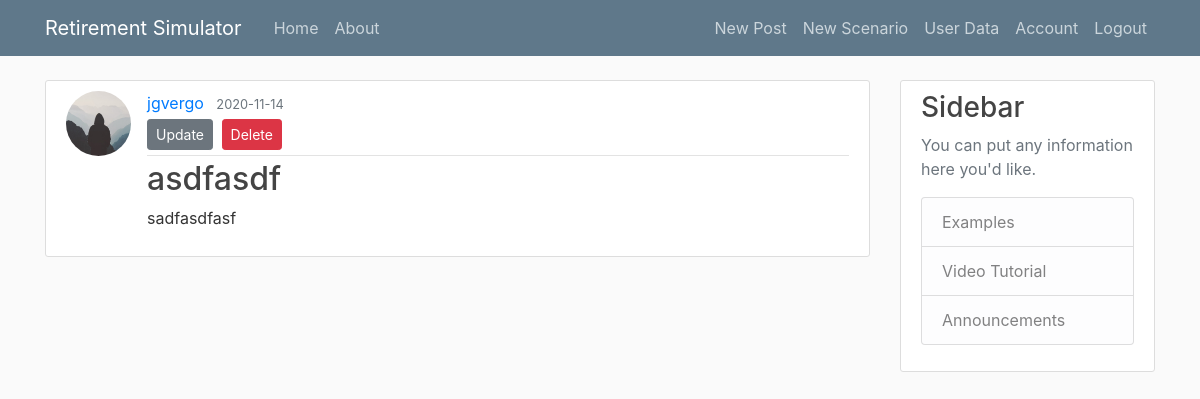
The app's page /post/1 (signed in) with its own data.
### Simulation/models.py (models this page shows, shortened)
class User(db.Model, UserMixin):
    id = db.Column(db.Integer, primary_key=True)
    username = db.Column(db.String(20), unique=True, nullable=False)
    email = db.Column(db.String(120), unique=True, nullable=False)
    image_file = db.Column(db.String(20), nullable=False, default='default.jpg')
    password = db.Column(db.String(60), nullable=False)
    posts = db.relationship('Post', backref='author', lazy=True)
    scenarios = db.relationship('Scenario', backref='author', lazy=True)
    userdata = db.relationship('UserData', back_populates="user", uselist=False, lazy=True)

class Post(db.Model):
    id = db.Column(db.Integer, primary_key=True)
    title = db.Column(db.String(100), nullable=False)
    date_posted = db.Column(db.DateTime, nullable=False, default=datetime.utcnow)
    content = db.Column(db.Text, nullable=False)
    user_id = db.Column(db.Integer, db.ForeignKey('user.id'), nullable=False)

### Simulation/posts/routes.py (the view)
@posts.route("/post/<int:post_id>")
def post(post_id):
    post = Post.query.get_or_404(post_id)
    return render_template('post.html', title=post.title, post=post)

### Simulation/models.py (called while the page is built)
@login_manager.user_loader
def load_user(user_id):
    return User.query.get(int(user_id))

### Simulation/templates/post.html (shortened to what this page needs)
{% extends "layout.html" %}
{% block content %}
  <article class="media content-section">
    <img class="rounded-circle article-img" src="{{ url_for('static', filename='profile_pics/' + post.author.image_file) }}">
    <div class="media-body">
      <div class="article-metadata">
        <a class="mr-2" href="{{ url_for('users.user_posts', username=post.author.username) }}">{{ post.author.username }}</a>
        <small class="text-muted">{{ post.date_posted.strftime('%Y-%m-%d') }}</small>
        {% if post.author == current_user %}
          <div>
            <a class="btn btn-secondary btn-sm mt-1 mb-1" href="{{ url_for('posts.update_post', post_id=post.id) }}">Update</a>
            <button type="button" class="btn btn-danger btn-sm m-1" data-toggle="modal" data-target="#deleteModal">Delete</button>
          </div>
        {% endif %}
      </div>
      <h2 class="article-title">{{ post.title }}</h2>
      <p class="article-content">{{ post.content }}</p>
    </div>
  </article>
{% endblock content %}

### Simulation/static/main.css (style rules this page uses)
body { background: #fafafa; color: #333333; margin-top: 5rem; }
h1, h2, h3, h4, h5, h6 { color: #444444; }
.content-section { background: #ffffff; padding: 10px 20px; border: 1px solid #dddddd; border-radius: 3px; margin-bottom: 20px; }
.article-title { color: #444444; }
.article-content { white-space: pre-line; }
.article-img { height: 65px; width: 65px; margin-right: 16px; }
.article-metadata { padding-bottom: 1px; margin-bottom: 4px; border-bottom: 1px solid #e3e3e3 }

### records on screen
User: image_file (placeholder picture), author.username "jgvergo"
Post: date_posted "2020-11-14", title "asdfasdf", content "sadfasdfasf"
